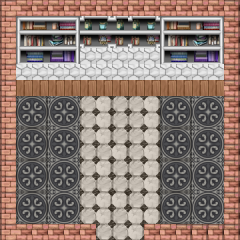

Rendered tile map (Tiled .tmx) drawn with the repository's tilesets; below, a short description and the full map source, tile grids included:
An orthogonal 15x15 tile map with 16x16 px tiles, 1 tile layer (Tile Layer 1), 1 hidden layer not drawn.

<map version="1.10" tiledversion="1.10.2" orientation="orthogonal" renderorder="right-down" width="15" height="15" tilewidth="16" tileheight="16" infinite="0" nextlayerid="3" nextobjectid="1">
 <tileset firstgid="1" source="Modern_Int_A2.tsx" />
 <layer id="1" name="Tile Layer 1" width="15" height="15">
  <data encoding="csv">
401,530,530,530,530,530,530,530,530,530,530,530,530,530,402,
401,661,662,663,664,599,600,599,599,600,661,662,663,664,402,
401,693,694,695,696,631,632,631,631,632,693,694,695,696,402,
401,725,726,727,728,506,506,506,506,506,725,726,727,728,402,
401,506,506,506,506,506,506,506,506,506,506,506,506,506,402,
401,9,9,9,9,9,9,9,9,9,9,9,9,9,402,
401,21,22,23,24,205,206,205,205,206,21,22,23,24,402,
401,53,54,55,56,205,206,205,205,206,53,54,55,56,402,
401,21,22,23,24,205,206,205,205,206,21,22,23,24,402,
401,53,54,55,56,205,205,206,205,206,53,54,55,56,402,
401,21,22,23,24,205,206,205,205,206,21,22,23,24,402,
401,53,54,55,56,205,205,205,205,206,53,54,55,56,402,
401,21,22,23,24,205,206,206,205,206,21,22,23,24,402,
401,53,54,55,56,205,206,205,206,206,53,54,55,56,402,
401,530,530,530,530,530,205,205,206,530,530,402,402,402,402
</data>
 </layer>
 <layer id="2" name="collision" width="15" height="15" visible="0">
  <data encoding="csv">
702,702,702,702,702,702,702,702,702,702,702,702,702,702,702,
702,0,0,0,0,0,0,0,0,0,0,0,0,0,702,
702,0,0,0,0,0,0,0,0,0,0,0,0,0,702,
702,0,0,0,0,0,0,0,0,0,0,0,0,0,702,
702,0,0,0,0,0,0,0,0,0,0,0,0,0,702,
702,702,702,702,702,702,702,702,702,702,702,702,702,702,702,
702,0,0,0,0,0,0,0,0,0,0,0,0,0,702,
702,0,0,0,0,0,0,0,0,0,0,0,0,0,702,
702,0,0,0,0,0,0,0,0,0,0,0,0,0,702,
702,0,0,0,0,0,0,0,0,0,0,0,0,0,702,
702,0,0,0,0,0,0,0,0,0,0,0,0,0,702,
702,0,0,0,0,0,0,0,0,0,0,0,0,0,702,
702,0,0,0,0,0,0,0,0,0,0,0,0,0,702,
702,0,0,0,0,0,0,0,0,0,0,0,0,0,702,
702,702,702,702,702,702,0,0,0,702,702,702,702,702,702
</data>
 </layer>
</map>
